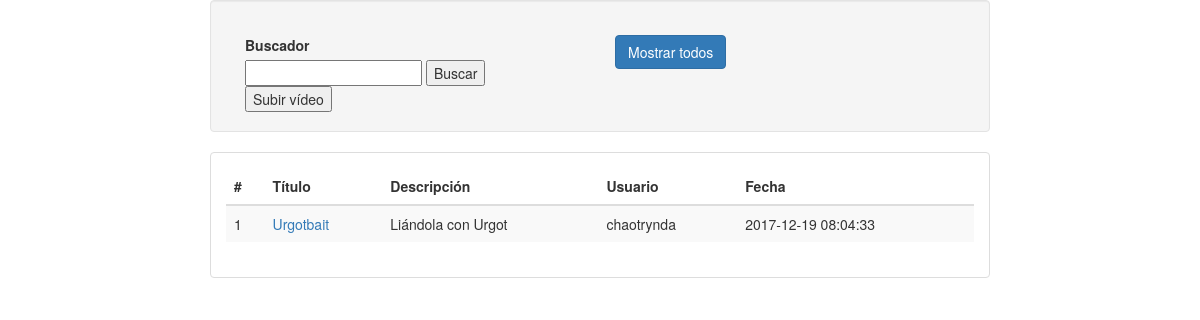
Page /index.php/pagination on the committed database.
### tables this page shows
CREATE TABLE `videos` (
  `id` int(11) NOT NULL,
  `url_video` text NOT NULL,
  `usuario` text NOT NULL,
  `titulo` text NOT NULL,
  `Fecha` timestamp NOT NULL,
  `descripcion` varchar(200) NOT NULL
);

### application/controllers/pagination.php (called while the page is built, shortened)
<?php
class pagination extends CI_Controller {
    public function index()
    {
        $config['base_url'] = site_url('pagination/index');
        $config['total_rows'] = $this->db->count_all('videos');
        $config['per_page'] = "3";
        $config["uri_segment"] = 3;
        $choice = $config["total_rows"]/$config["per_page"];
        $config["num_links"] = floor($choice);
        $config['full_tag_open'] = '<ul class="pagination">';
        $config['full_tag_close'] = '</ul>';
        $config['first_link'] = false;
        $config['last_link'] = false;
        $config['first_tag_open'] = '<li>';
        $config['first_tag_close'] = '</li>';
        $config['prev_link'] = '«';
        $config['prev_tag_open'] = '<li class="prev">';
        $config['prev_tag_close'] = '</li>';
        $config['next_link'] = '»';
        $config['next_tag_open'] = '<li>';
        $config['next_tag_close'] = '</li>';
        $config['last_tag_open'] = '<li>';
        $config['last_tag_close'] = '</li>';
        $config['cur_tag_open'] = '<li class="active"><a href="#">';
        $config['cur_tag_close'] = '</a></li>';
        $config['num_tag_open'] = '<li>';
        $config['num_tag_close'] = '</li>';
        $this->pagination->initialize($config);
        $data['page'] = ($this->uri->segment(3)) ? $this->uri->segment(3) : 0;
        $data['videos_list'] = $this->pagination_model->get_videos($config["per_page"], $data['page'], NULL);
        $data['pagination'] = $this->pagination->create_links();
        $this->load->view('pagination_view',$data);
    }
}
?>

### index.php (called while the page is built, shortened)
<?php
require_once BASEPATH.'core/CodeIgniter.php';

### application/models/pagination_model.php (called while the page is built, shortened)
<?php
class pagination_model extends CI_Model{
    function get_videos($limit, $start, $st = NULL)
    {
        $sql = "select * from videos where titulo like '%$st%'";
        $query = $this->db->query($sql);
        return $query->result();
    }
}
?>

### application/views/pagination_view.php (the view, shortened to what this page needs)
<!DOCTYPE html>
<html>
<head>
    <link rel="stylesheet" href="<?php echo base_url("bootstrap/css/bootstrap.css"); ?>">
</head>
<body>
<div class="container">
    <div class="row">
        <div class="col-md-8 col-md-offset-2 well">
        <?php
        echo form_open("pagination/search");?>
            <div class="form-group">
                <div class="col-md-6">
                    <?php   echo form_label('Buscador');?><br>
                    <?php   echo form_input(array('id'=>'info', 'name'=>'info'));
                            echo form_submit(array('id'=>'Buscar','value'=>'Buscar'));
                            echo form_close(); ?>
                    <?php   echo form_open('videos/go_higher');
                            echo form_submit(array('id'=>'go_higher','value'=>'Subir vídeo'));?>
                </div>
                <div class="col-md-6">
                    <a href="<?php echo base_url(). "pagination/index"; ?>" class="btn btn-primary">Mostrar todos</a>
                </div>
            </div>
        </div>
    <div class="row">
        <div class="col-md-8 col-md-offset-2 bg-border">
            <table class="table table-striped table-hover">
                <thead>
                    <tr>
                    <th>#</th>
                    <th>Título</th>
                    <th>Descripción</th>
                    <th>Usuario</th>
                    <th>Fecha</th>
                    </tr>
                </thead>
                <tbody>
                <?php for ($i = 0; $i < count($videos_list); ++$i) { ?>
                <tr>
                    <td><?php echo ($num = $page+$i+1); ?></td>
                    <td><a href= "<?= base_url().'index.php/videos/vid/'.$videos_list[$i]->id.'/'.$videos_list[$i]->url_video.'/'.$videos_list[$i]->usuario.'/'.$videos_list[$i]->titulo?>"
                        title =><?php echo $videos_list[$i]->titulo;?> </a></td>
                    <td><?php echo $videos_list[$i]->descripcion; ?></td>
                    <td><?php echo $videos_list[$i]->usuario; ?></td>
                    <td><?php echo $videos_list[$i]->Fecha; ?></td>
                </tr>
                <?php } ?>
                </tbody>
            </table>
        </div>
    </div>
    <div class="row">
        <div class="col-md-8 col-md-offset-2">
        </div>
    </div>
</body>
</html>

### application/views/pagination_view.php (style rules this page uses)
.bg-border { border: 1px solid #ddd; border-radius: 4px 4px; padding: 15px 15px; }

### rows in the picture
videos: i "1", titulo "Urgotbait", descripcion "Liándola con Urgot", usuario "chaotrynda", Fecha "2017-12-19 08:04:33"

### other values in the picture
form_label('Buscador') "Buscador"
